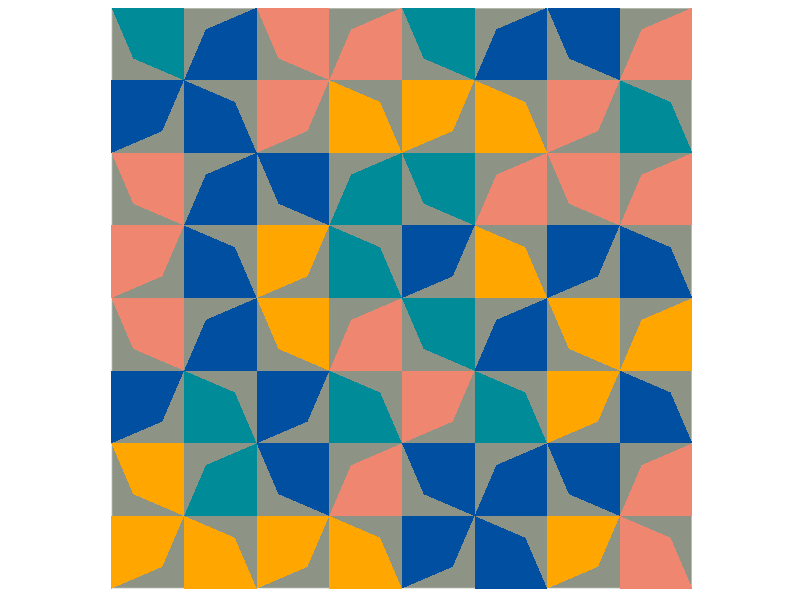
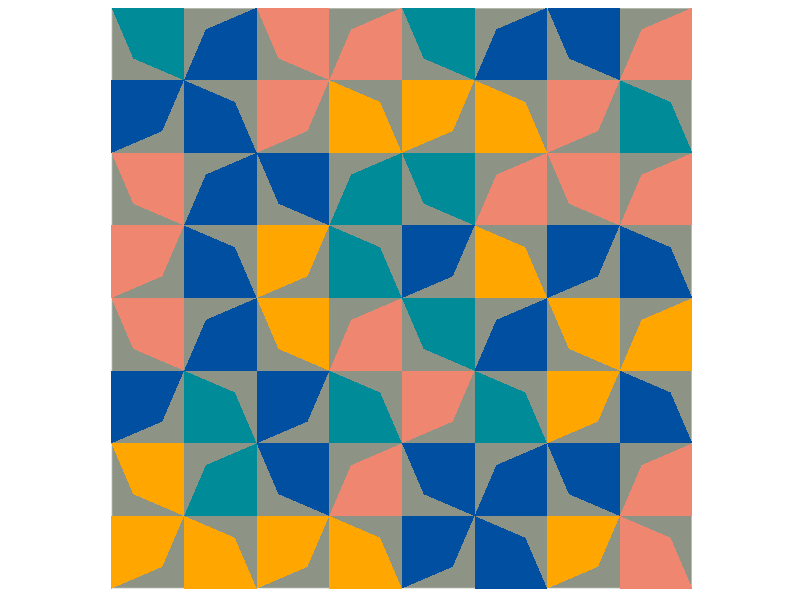

The R source for these figures, in order:
## ---- chunk 1
library(tidyverse)

colors<-c(
  "#008b99", #1 blue green
  "#ee8670", #2 pink
  "#004fa1", #3 blue
  "#ffa700", #4 orange
  "#8d9385" #5 grey
)

g<-ggplot()+ theme(panel.background = element_rect(fill=colors[5], colour='white'),
                   panel.grid.major = element_blank(),
                   panel.grid.minor = element_blank())

# making one shape




g<-g+geom_polygon(
  aes(
    x=c(0, 1,1,.3, 0),
    y=c(0, 0, 1, .7, 0)),
  fill=colors[1]
)




one.shape<-data.frame(
  x.seq<-rep(seq(0,6, length=4), 4),
  y.seq<-c(rep(0,4), rep(2,4), rep(4,4), rep(6,4)),
  random.colors<-sample(colors[1:4], size=16, replace=TRUE)
  )%>%
  purrr::pmap(., 
            ~geom_polygon(
              aes(
                x=c(0, 0, 1, .7, 0)+..1,
                y=c(0, -1, -1, -.3,0)+..2,
               ),
              fill=..3)
            )


two.shape<-data.frame(
  x.seq<-rep(seq(0,6, length=4), 4),
  y.seq<-c(rep(0,4), rep(2,4), rep(4,4), rep(6,4)),
  random.colors<-sample(colors[1:4], size=16, replace=TRUE)
  )%>%
  purrr::pmap(., 
            ~geom_polygon(
              aes(
                x=c(0, -1,-1,-.3, 0)+..1,
                y=c(0, 0, -1, -.7,0)+..2,
               ),
              fill=..3)
            )

three.shape<-data.frame(
  x.seq<-rep(seq(0,6, length=4), 4),
  y.seq<-c(rep(0,4), rep(2,4), rep(4,4), rep(6,4)),
  random.colors<-sample(colors[1:4], size=16, replace=TRUE)
  )%>%
  purrr::pmap(., 
            ~geom_polygon(
              aes(
                x=c(0, 0,-1, -.7, 0)+..1,
                y=c(0, 1, 1, .3, 0)+..2,
               ),
              fill=..3)
            )

four.shape<-data.frame(
  x.seq<-rep(seq(0,6, length=4), 4),
  y.seq<-c(rep(0,4), rep(2,4), rep(4,4), rep(6,4)),
  random.colors<-sample(colors[1:4], size=16, replace=TRUE)
  )%>%
  purrr::pmap(., 
            ~geom_polygon(
              aes(
                x=c(0, 1,1,.3, 0)+..1,
                y=c(0, 0, 1, .7, 0)+..2,
               ),
              fill=..3)
            )
g<-g+one.shape+two.shape+three.shape+four.shape

#finishing out the image 
g<-g+  coord_fixed()+
  scale_x_continuous(limits = c(-1,7), expand = c(0, 0)) +
  scale_y_continuous(limits = c(-1,7), expand = c(0, 0))+
  theme(axis.title.x=element_blank(),
        axis.text.x=element_blank(),
        axis.ticks.x=element_blank(),
        axis.title.y=element_blank(),
        axis.text.y=element_blank(),
        axis.ticks.y=element_blank())

png("ODO.png", height=1200, width=1200)
g
dev.off()

g

